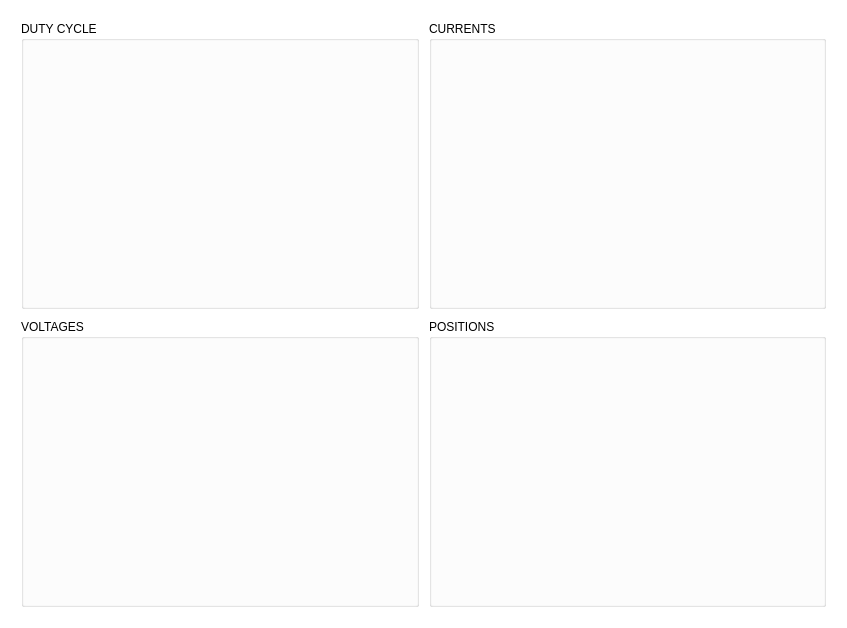
<?xml version="1.0" encoding="UTF-8"?>
<ui version="4.0">
 <class>DeviceDialog</class>
 <widget class="QDialog" name="DeviceDialog">
  <property name="geometry">
   <rect>
    <x>0</x>
    <y>0</y>
    <width>847</width>
    <height>628</height>
   </rect>
  </property>
  <property name="palette">
   <palette>
    <active>
     <colorrole role="WindowText">
      <brush brushstyle="SolidPattern">
       <color alpha="255">
        <red>0</red>
        <green>0</green>
        <blue>0</blue>
       </color>
      </brush>
     </colorrole>
     <colorrole role="Button">
      <brush brushstyle="SolidPattern">
       <color alpha="255">
        <red>255</red>
        <green>255</green>
        <blue>255</blue>
       </color>
      </brush>
     </colorrole>
     <colorrole role="Light">
      <brush brushstyle="SolidPattern">
       <color alpha="255">
        <red>255</red>
        <green>255</green>
        <blue>255</blue>
       </color>
      </brush>
     </colorrole>
     <colorrole role="Midlight">
      <brush brushstyle="SolidPattern">
       <color alpha="255">
        <red>255</red>
        <green>255</green>
        <blue>255</blue>
       </color>
      </brush>
     </colorrole>
     <colorrole role="Dark">
      <brush brushstyle="SolidPattern">
       <color alpha="255">
        <red>127</red>
        <green>127</green>
        <blue>127</blue>
       </color>
      </brush>
     </colorrole>
     <colorrole role="Mid">
      <brush brushstyle="SolidPattern">
       <color alpha="255">
        <red>170</red>
        <green>170</green>
        <blue>170</blue>
       </color>
      </brush>
     </colorrole>
     <colorrole role="Text">
      <brush brushstyle="SolidPattern">
       <color alpha="255">
        <red>0</red>
        <green>0</green>
        <blue>0</blue>
       </color>
      </brush>
     </colorrole>
     <colorrole role="BrightText">
      <brush brushstyle="SolidPattern">
       <color alpha="255">
        <red>255</red>
        <green>255</green>
        <blue>255</blue>
       </color>
      </brush>
     </colorrole>
     <colorrole role="ButtonText">
      <brush brushstyle="SolidPattern">
       <color alpha="255">
        <red>0</red>
        <green>0</green>
        <blue>0</blue>
       </color>
      </brush>
     </colorrole>
     <colorrole role="Base">
      <brush brushstyle="SolidPattern">
       <color alpha="255">
        <red>255</red>
        <green>255</green>
        <blue>255</blue>
       </color>
      </brush>
     </colorrole>
     <colorrole role="Window">
      <brush brushstyle="SolidPattern">
       <color alpha="255">
        <red>255</red>
        <green>255</green>
        <blue>255</blue>
       </color>
      </brush>
     </colorrole>
     <colorrole role="Shadow">
      <brush brushstyle="SolidPattern">
       <color alpha="255">
        <red>0</red>
        <green>0</green>
        <blue>0</blue>
       </color>
      </brush>
     </colorrole>
     <colorrole role="AlternateBase">
      <brush brushstyle="SolidPattern">
       <color alpha="255">
        <red>255</red>
        <green>255</green>
        <blue>255</blue>
       </color>
      </brush>
     </colorrole>
     <colorrole role="ToolTipBase">
      <brush brushstyle="SolidPattern">
       <color alpha="255">
        <red>255</red>
        <green>255</green>
        <blue>220</blue>
       </color>
      </brush>
     </colorrole>
     <colorrole role="ToolTipText">
      <brush brushstyle="SolidPattern">
       <color alpha="255">
        <red>0</red>
        <green>0</green>
        <blue>0</blue>
       </color>
      </brush>
     </colorrole>
     <colorrole role="PlaceholderText">
      <brush brushstyle="SolidPattern">
       <color alpha="127">
        <red>0</red>
        <green>0</green>
        <blue>0</blue>
       </color>
      </brush>
     </colorrole>
     <colorrole role="Accent">
      <brush brushstyle="SolidPattern">
       <color alpha="255">
        <red>255</red>
        <green>255</green>
        <blue>255</blue>
       </color>
      </brush>
     </colorrole>
    </active>
    <inactive>
     <colorrole role="WindowText">
      <brush brushstyle="SolidPattern">
       <color alpha="255">
        <red>0</red>
        <green>0</green>
        <blue>0</blue>
       </color>
      </brush>
     </colorrole>
     <colorrole role="Button">
      <brush brushstyle="SolidPattern">
       <color alpha="255">
        <red>255</red>
        <green>255</green>
        <blue>255</blue>
       </color>
      </brush>
     </colorrole>
     <colorrole role="Light">
      <brush brushstyle="SolidPattern">
       <color alpha="255">
        <red>255</red>
        <green>255</green>
        <blue>255</blue>
       </color>
      </brush>
     </colorrole>
     <colorrole role="Midlight">
      <brush brushstyle="SolidPattern">
       <color alpha="255">
        <red>255</red>
        <green>255</green>
        <blue>255</blue>
       </color>
      </brush>
     </colorrole>
     <colorrole role="Dark">
      <brush brushstyle="SolidPattern">
       <color alpha="255">
        <red>127</red>
        <green>127</green>
        <blue>127</blue>
       </color>
      </brush>
     </colorrole>
     <colorrole role="Mid">
      <brush brushstyle="SolidPattern">
       <color alpha="255">
        <red>170</red>
        <green>170</green>
        <blue>170</blue>
       </color>
      </brush>
     </colorrole>
     <colorrole role="Text">
      <brush brushstyle="SolidPattern">
       <color alpha="255">
        <red>0</red>
        <green>0</green>
        <blue>0</blue>
       </color>
      </brush>
     </colorrole>
     <colorrole role="BrightText">
      <brush brushstyle="SolidPattern">
       <color alpha="255">
        <red>255</red>
        <green>255</green>
        <blue>255</blue>
       </color>
      </brush>
     </colorrole>
     <colorrole role="ButtonText">
      <brush brushstyle="SolidPattern">
       <color alpha="255">
        <red>0</red>
        <green>0</green>
        <blue>0</blue>
       </color>
      </brush>
     </colorrole>
     <colorrole role="Base">
      <brush brushstyle="SolidPattern">
       <color alpha="255">
        <red>255</red>
        <green>255</green>
        <blue>255</blue>
       </color>
      </brush>
     </colorrole>
     <colorrole role="Window">
      <brush brushstyle="SolidPattern">
       <color alpha="255">
        <red>255</red>
        <green>255</green>
        <blue>255</blue>
       </color>
      </brush>
     </colorrole>
     <colorrole role="Shadow">
      <brush brushstyle="SolidPattern">
       <color alpha="255">
        <red>0</red>
        <green>0</green>
        <blue>0</blue>
       </color>
      </brush>
     </colorrole>
     <colorrole role="AlternateBase">
      <brush brushstyle="SolidPattern">
       <color alpha="255">
        <red>255</red>
        <green>255</green>
        <blue>255</blue>
       </color>
      </brush>
     </colorrole>
     <colorrole role="ToolTipBase">
      <brush brushstyle="SolidPattern">
       <color alpha="255">
        <red>255</red>
        <green>255</green>
        <blue>220</blue>
       </color>
      </brush>
     </colorrole>
     <colorrole role="ToolTipText">
      <brush brushstyle="SolidPattern">
       <color alpha="255">
        <red>0</red>
        <green>0</green>
        <blue>0</blue>
       </color>
      </brush>
     </colorrole>
     <colorrole role="PlaceholderText">
      <brush brushstyle="SolidPattern">
       <color alpha="127">
        <red>0</red>
        <green>0</green>
        <blue>0</blue>
       </color>
      </brush>
     </colorrole>
     <colorrole role="Accent">
      <brush brushstyle="SolidPattern">
       <color alpha="255">
        <red>255</red>
        <green>255</green>
        <blue>255</blue>
       </color>
      </brush>
     </colorrole>
    </inactive>
    <disabled>
     <colorrole role="WindowText">
      <brush brushstyle="SolidPattern">
       <color alpha="255">
        <red>127</red>
        <green>127</green>
        <blue>127</blue>
       </color>
      </brush>
     </colorrole>
     <colorrole role="Button">
      <brush brushstyle="SolidPattern">
       <color alpha="255">
        <red>255</red>
        <green>255</green>
        <blue>255</blue>
       </color>
      </brush>
     </colorrole>
     <colorrole role="Light">
      <brush brushstyle="SolidPattern">
       <color alpha="255">
        <red>255</red>
        <green>255</green>
        <blue>255</blue>
       </color>
      </brush>
     </colorrole>
     <colorrole role="Midlight">
      <brush brushstyle="SolidPattern">
       <color alpha="255">
        <red>255</red>
        <green>255</green>
        <blue>255</blue>
       </color>
      </brush>
     </colorrole>
     <colorrole role="Dark">
      <brush brushstyle="SolidPattern">
       <color alpha="255">
        <red>127</red>
        <green>127</green>
        <blue>127</blue>
       </color>
      </brush>
     </colorrole>
     <colorrole role="Mid">
      <brush brushstyle="SolidPattern">
       <color alpha="255">
        <red>170</red>
        <green>170</green>
        <blue>170</blue>
       </color>
      </brush>
     </colorrole>
     <colorrole role="Text">
      <brush brushstyle="SolidPattern">
       <color alpha="255">
        <red>127</red>
        <green>127</green>
        <blue>127</blue>
       </color>
      </brush>
     </colorrole>
     <colorrole role="BrightText">
      <brush brushstyle="SolidPattern">
       <color alpha="255">
        <red>255</red>
        <green>255</green>
        <blue>255</blue>
       </color>
      </brush>
     </colorrole>
     <colorrole role="ButtonText">
      <brush brushstyle="SolidPattern">
       <color alpha="255">
        <red>127</red>
        <green>127</green>
        <blue>127</blue>
       </color>
      </brush>
     </colorrole>
     <colorrole role="Base">
      <brush brushstyle="SolidPattern">
       <color alpha="255">
        <red>255</red>
        <green>255</green>
        <blue>255</blue>
       </color>
      </brush>
     </colorrole>
     <colorrole role="Window">
      <brush brushstyle="SolidPattern">
       <color alpha="255">
        <red>255</red>
        <green>255</green>
        <blue>255</blue>
       </color>
      </brush>
     </colorrole>
     <colorrole role="Shadow">
      <brush brushstyle="SolidPattern">
       <color alpha="255">
        <red>0</red>
        <green>0</green>
        <blue>0</blue>
       </color>
      </brush>
     </colorrole>
     <colorrole role="AlternateBase">
      <brush brushstyle="SolidPattern">
       <color alpha="255">
        <red>255</red>
        <green>255</green>
        <blue>255</blue>
       </color>
      </brush>
     </colorrole>
     <colorrole role="ToolTipBase">
      <brush brushstyle="SolidPattern">
       <color alpha="255">
        <red>255</red>
        <green>255</green>
        <blue>220</blue>
       </color>
      </brush>
     </colorrole>
     <colorrole role="ToolTipText">
      <brush brushstyle="SolidPattern">
       <color alpha="255">
        <red>0</red>
        <green>0</green>
        <blue>0</blue>
       </color>
      </brush>
     </colorrole>
     <colorrole role="PlaceholderText">
      <brush brushstyle="SolidPattern">
       <color alpha="127">
        <red>127</red>
        <green>127</green>
        <blue>127</blue>
       </color>
      </brush>
     </colorrole>
     <colorrole role="Accent">
      <brush brushstyle="SolidPattern">
       <color alpha="255">
        <red>255</red>
        <green>255</green>
        <blue>255</blue>
       </color>
      </brush>
     </colorrole>
    </disabled>
   </palette>
  </property>
  <property name="windowTitle">
   <string>Dialog</string>
  </property>
  <layout class="QVBoxLayout" name="vboxMain">
   <item>
    <layout class="QGridLayout" name="gridMain">
     <property name="leftMargin">
      <number>10</number>
     </property>
     <property name="topMargin">
      <number>10</number>
     </property>
     <property name="rightMargin">
      <number>10</number>
     </property>
     <property name="bottomMargin">
      <number>10</number>
     </property>
     <property name="spacing">
      <number>10</number>
     </property>
     <item row="1" column="1">
      <widget class="QGroupBox" name="grpPosition">
       <property name="title">
        <string>POSITIONS</string>
       </property>
       <layout class="QVBoxLayout" name="vboxPosition">
        <item>
         <widget class="QCustomPlot" name="plotPosition" native="true">
          <property name="sizePolicy">
           <sizepolicy hsizetype="Expanding" vsizetype="Expanding">
            <horstretch>0</horstretch>
            <verstretch>0</verstretch>
           </sizepolicy>
          </property>
          <property name="minimumSize">
           <size>
            <width>0</width>
            <height>200</height>
           </size>
          </property>
         </widget>
        </item>
       </layout>
      </widget>
     </item>
     <item row="1" column="0">
      <widget class="QGroupBox" name="grpVoltages">
       <property name="title">
        <string>VOLTAGES</string>
       </property>
       <layout class="QVBoxLayout" name="vboxVoltages">
        <item>
         <widget class="QCustomPlot" name="plotVoltages" native="true">
          <property name="sizePolicy">
           <sizepolicy hsizetype="Expanding" vsizetype="Expanding">
            <horstretch>0</horstretch>
            <verstretch>0</verstretch>
           </sizepolicy>
          </property>
          <property name="minimumSize">
           <size>
            <width>0</width>
            <height>200</height>
           </size>
          </property>
         </widget>
        </item>
       </layout>
      </widget>
     </item>
     <item row="0" column="0">
      <widget class="QGroupBox" name="grpDuty">
       <property name="title">
        <string>DUTY CYCLE</string>
       </property>
       <layout class="QVBoxLayout" name="vboxDuty">
        <item>
         <widget class="QCustomPlot" name="plotDuty" native="true">
          <property name="sizePolicy">
           <sizepolicy hsizetype="Expanding" vsizetype="Expanding">
            <horstretch>0</horstretch>
            <verstretch>0</verstretch>
           </sizepolicy>
          </property>
          <property name="minimumSize">
           <size>
            <width>0</width>
            <height>200</height>
           </size>
          </property>
         </widget>
        </item>
       </layout>
      </widget>
     </item>
     <item row="0" column="1">
      <widget class="QGroupBox" name="grpCurrents">
       <property name="title">
        <string>CURRENTS</string>
       </property>
       <layout class="QVBoxLayout" name="vboxCurrents">
        <item>
         <widget class="QCustomPlot" name="plotCurrents" native="true">
          <property name="sizePolicy">
           <sizepolicy hsizetype="Expanding" vsizetype="Expanding">
            <horstretch>0</horstretch>
            <verstretch>0</verstretch>
           </sizepolicy>
          </property>
          <property name="minimumSize">
           <size>
            <width>0</width>
            <height>200</height>
           </size>
          </property>
         </widget>
        </item>
       </layout>
      </widget>
     </item>
    </layout>
   </item>
  </layout>
 </widget>
 <customwidgets>
  <customwidget>
   <class>QCustomPlot</class>
   <extends>QWidget</extends>
   <header>qcustomplot.h</header>
   <container>1</container>
  </customwidget>
 </customwidgets>
 <resources/>
 <connections/>
</ui>
